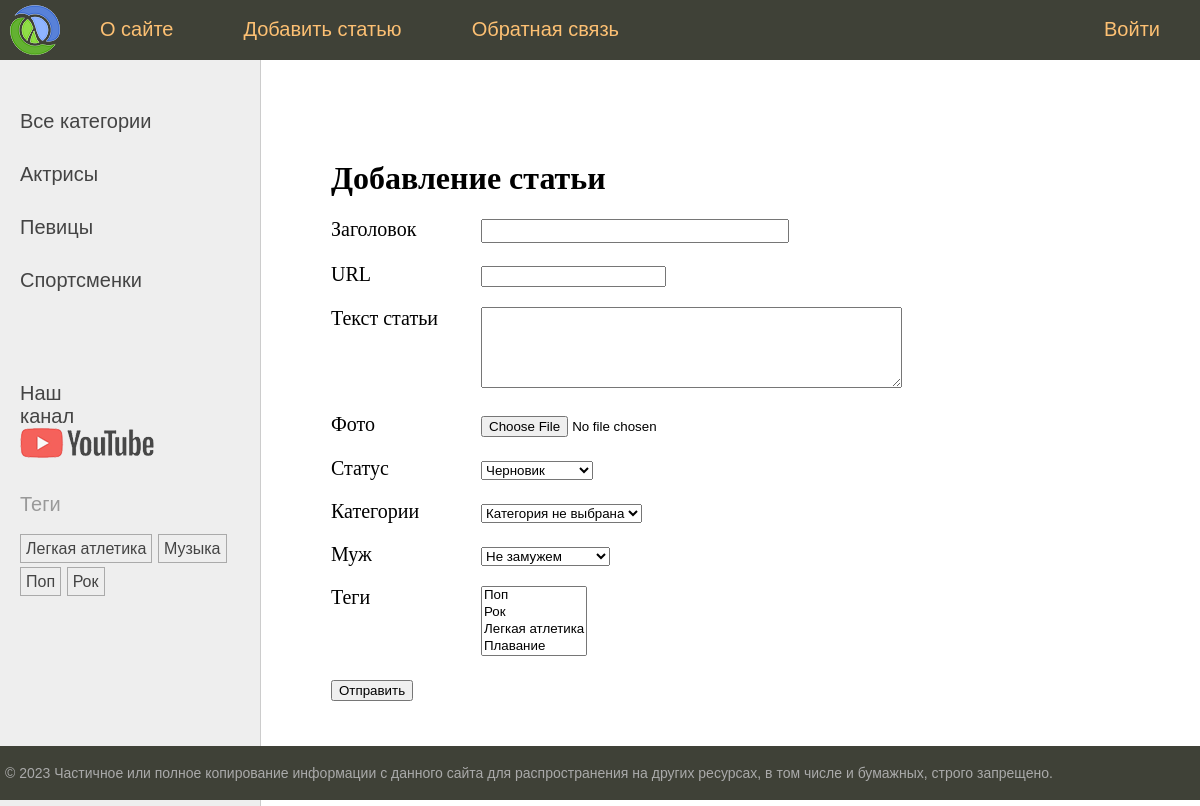
The page /addpage/ on the database its author committed.
### women/models.py (models this page shows)
class Category(models.Model):
    name = models.CharField(
        max_length=100,
        db_index=True,
        verbose_name='Категория'
    )
    slug = models.SlugField(
        max_length=255,
        unique=True,
        db_index=True,
        verbose_name='Slug'
    )
    class Meta:
        verbose_name = 'Категория'
        verbose_name_plural = 'Категории'
    def __str__(self):
        return self.name
    def get_absolute_url(self):
        return reverse("category", kwargs={"cat_slug": self.slug})

class TagPost(models.Model):
    tag = models.CharField(
        max_length=100,
        db_index=True
    )
    slug = models.SlugField(
        max_length=255,
        unique=True,
        db_index=True
    )
    def __str__(self):
        return self.tag
    def get_absolute_url(self):
        return reverse('tag', kwargs={'tag_slug': self.slug})

### women/views.py (the view)
# urls.py: path('addpage/', views.AddPage.as_view(), name="add_page"),
class AddPage(CreateView):
    form_class = AddPostForm
    template_name = "women/addpage.html"
    extra_context = {
        "title": "Добавление статьи",
        "menu": menu
    }

### women/forms.py (shortened to what this page needs)
class AddPostForm(forms.ModelForm):
    cat = forms.ModelChoiceField(
        queryset=Category.objects.all(),
        label='Категории',
        empty_label='Категория не выбрана',
    )
    husband = forms.ModelChoiceField(
        queryset=Husband.objects.all(),
        required=False,
        label='Муж',
        empty_label='Не замужем',
    )
    class Meta:
        model = Women
        fields = ("title", "slug", "content", "photos", "is_published", "cat", "husband", "tags")
        widgets = {
            "title": forms.TextInput(attrs={"class": "form-input"}),
            "content": forms.Textarea(attrs={"cols": 50, "rows": 5})
        }
        labels = {
            "slug": "URL"
        }

### women/models.py (called while the page is built)
    def __str__(self):
        return self.name

### women/templatetags/women_tags.py (called while the page is built)
@register.inclusion_tag('women/list_categories.html')
def show_categories(cat_selected=0):
    cats = Category.objects.annotate(total=Count('posts')).filter(total__gt=0)
    return {'cats': cats, "cat_selected": cat_selected}

@register.inclusion_tag('women/list_tags.html')
def show_all_tags(cat_selected=0):
    tags = TagPost.objects.annotate(total=Count('tags')).filter(total__gt=0)
    return {'tags': tags}

### women/templates/women/addpage.html (shortened to what this page needs)
{% extends "base.html" %} {% block content %}
<h1>{{ title }}</h1>
<form action="" method="post" enctype="multipart/form-data">
  {% for f in form %}
  <p>
    <label class="form-label" for="{{ f.id_for_label }}">
      {{ f.label }} </label
    >{{ f }}
  </p>
  {% endfor %}
  <input type="submit" value="Отправить" />
</form>
{% endblock content %}

### women/templates/women/list_categories.html
{% for cat in cats   %}
{% if cat.id == cat_selected %}
<li class="selected">{{ cat.name }}</li>
{% else %}
<li><a href="{{ cat.get_absolute_url }}">{{  cat.name }}</li>
{% endif %}
{% endfor %}

### women/templates/women/list_tags.html (shortened to what this page needs)
{% if tags %}
    <p>Теги</p>
    <ul class="tags-list">
        {% for t in tags %}
        <li><a href="{{ t.get_absolute_url }}">{{ t.tag }}</a></li>
        {% endfor %}
    </ul>
{% endif %}

### women/static/women/css/styles.css (style rules this page uses)
html, body { font-family: 'Arial'; margin: 0; padding: 0; height: 100%; width: 100%; color: #444; }
a { color: #0059b2; text-decoration: none; }
.left-chapters ul { width: 230px; margin: 0; padding: 20px 10px 10px 20px; list-style: none; font-size: 20px; }
.left-chapters ul li { margin: 30px 0 0 0; color: #999; }
.left-chapters ul li a { color: #444; text-decoration: none; }
.left-chapters ul li.share a { display: inline-block; width: 40px; height: 40px; margin: 0 20px 0 0; }
ul.tags-list { width: 100%; margin: 0; padding: 0; list-style: none; }
ul.tags-list li { margin: 0; padding: 0 0 10px; display: inline-block; }
ul.tags-list li a { padding: 5px; font-size: 16px; border: 1px solid #aaa; }
.content-text h1 { font-size: 32px; }
.form-input { width: 300px; font-size: 16px; }
.form-label { display: inline-block; min-width: 150px; vertical-align: top; }

### rows shown on the page
Category: name "Актрисы"
Category: name "Певицы"
Category: name "Спортсменки"
TagPost: tag "Легкая атлетика"
TagPost: tag "Музыка"
TagPost: tag "Поп"
TagPost: tag "Рок"

### other values the page prints
{{ m.title }} "О сайте" "Добавить статью" "Обратная связь" "Войти"
{{ title }} "Добавление статьи"
{{ f.label }} "Заголовок" "URL" "Текст статьи" "Фото" "Статус" "Категории" "Муж" "Теги"
